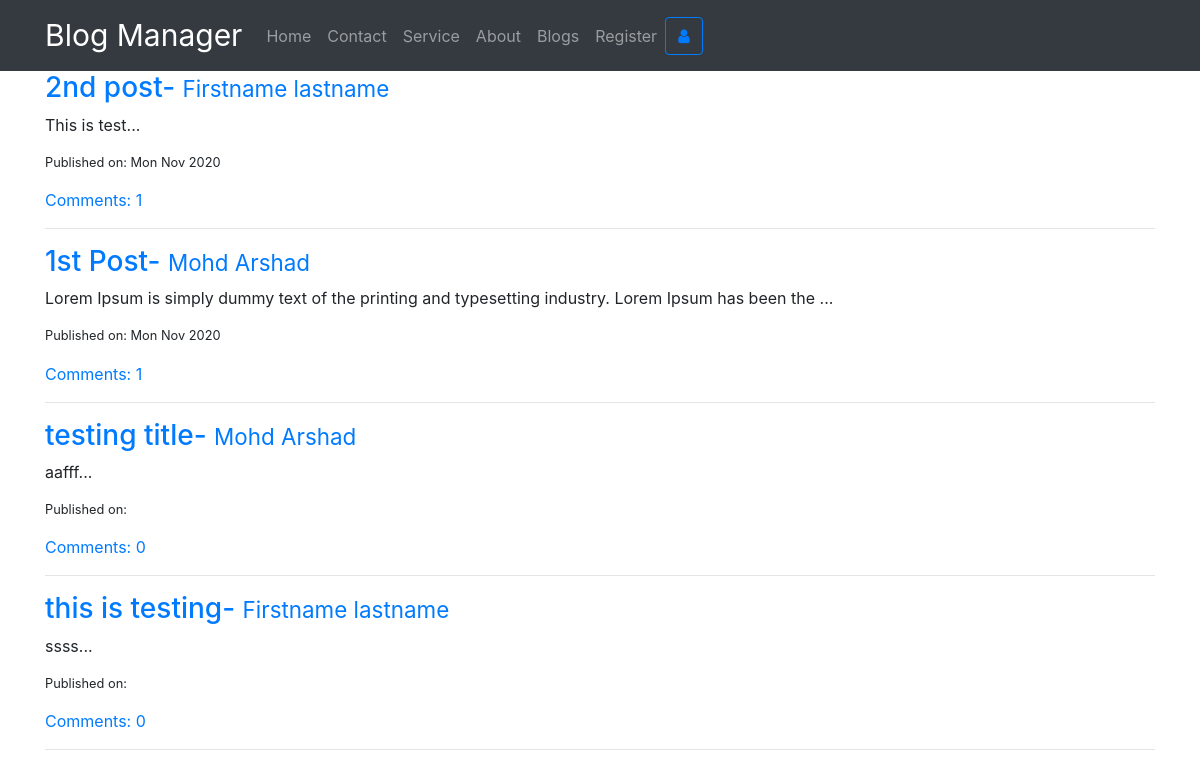
Screenshot of /blog/ with the database file from the repository.
### Myapp/models.py (models this page shows, shortened)
class Posting(models.Model):
    title = models.CharField(max_length=255)
    author = models.ForeignKey(User, on_delete=models.CASCADE)
    text = models.TextField()
    created_date = models.DateTimeField(default=timezone.now)
    published_date = models.DateTimeField(blank=True, null=True)
    def approve_comments(self):
        return self.comments.filter(approved_comment=True)
    def snippet(self):
        return self.text[:100] + '...'

### Myapp/views.py (the view)
# urls.py: path('blog/', PostHomeView.as_view(), name='post_list_blog'),
class PostHomeView(ListView):
    model = Posting
    template_name= 'post_list.html'
    ordering = ['-published_date']

### templates/post_list.html
{% extends 'layout.html' %} {% block body %}
<div class="container">
    <div class="centerstage">
        {% for post in object_list %}
        <h3><a href="{% url 'Myapp:post_detail_blog' pk=post.pk %}">{{ post.title }}- <small>{{post.author.first_name}} {{post.author.last_name}}</small></a></h3>
        <p>{{post.snippet}}</p>
        <div class="date">
            <small><p>Published on: {{ post.published_date|date:"D M Y"}}</p></small>
        </div>
        <a href="{% url 'Myapp:post_detail_blog' pk=post.pk %}">Comments: {{ post.approve_comments.count }}</a> <br/>
        <hr>{% endfor %}
    </div>
</div>
{% endblock %}

### templates/layout.html (shortened to what this page needs)
<!doctype html>
<html lang="en">
<head>
    {% load static %}
    <link rel="stylesheet" href="blog.css">
    <link href="https://maxcdn.bootstrapcdn.com/font-awesome/4.7.0/css/font-awesome.min.css" rel="stylesheet">
    <link rel="stylesheet" href="https://stackpath.bootstrapcdn.com/bootstrap/4.3.1/css/bootstrap.min.css">
    <link href="//maxcdn.bootstrapcdn.com/bootstrap/4.0.0/css/bootstrap.min.css" rel="stylesheet" id="bootstrap-css">
    <link rel="stylesheet" href="https://cdnjs.cloudflare.com/ajax/libs/font-awesome/5.15.1/css/brands.min.css">
    <nav class="navbar navbar-expand-lg navbar-dark bg-dark">
        <div class="container">
            <div class="navbar-nav align-items-center">
                <a class="navbar-brand" href="/" style="font-size: 30px">Blog Manager</a>
                <div class="collapse navbar-collapse" id="navbarSupportedContent">
                    <a class="nav-link" href="/">Home <span class="sr-only">(current)</span></a>
                    <a class="nav-link" href="{% url 'Myapp:contact' %}">Contact</a>
                    <a class="nav-link" href="{% url 'Myapp:service' %}">Service</a>
                    <a class="nav-link" href="{% url 'Myapp:about' %}">About</a>
                    <a class="nav-link" href="{% url 'Myapp:post_list_blog' %}">Blogs</a> {% if user.is_authenticated %}
                    <a class="nav-item nav-link" href="{% url 'Myapp:post_new_blog' %}">New Post</a>
                    <a class="nav-item nav-link" href="{% url 'Myapp:post_draft_list' %}">Drafts</a>
                    <a class="btn btn-outline-primary" href="{% url 'Myapp:logout' %}">{{user}} Logout</a> {% else %}
                    <a class="nav-link" href="{% url 'Myapp:register' %}">Register</a>
                    <a class="btn btn-outline-primary" href="{% url 'Myapp:login' %}"> <span class="fa fa-user" aria-hidden="true"></span></a> {%endif%}
                </div>
    </nav>
     {% block body %} {% endblock %}

### static/css/blog.css (style rules this page uses)
.centerstage { margin-left: auto; margin-right: auto; }

### templates/layout.html (style rules this page uses)
*, *:before, *:after { box-sizing: border-box; }
html { font-size: 100%; }

### rows the page displays
Posting: title "2nd post", author.first_name "Firstname", author.last_name "lastname", snippet "This is test...", published_date "Mon Nov 2020", approve_comments.count "1"
Posting: title "1st Post", author.first_name "Mohd", author.last_name "Arshad", snippet "Lorem Ipsum is simply dummy text of the printing and typesetting industry. Lorem Ipsum has been the ...", published_date "Mon Nov 2020", approve_comments.count "1"
Posting: title "testing title", author.first_name "Mohd", author.last_name "Arshad", snippet "aafff...", approve_comments.count "0"
Posting: title "this is testing", author.first_name "Firstname", author.last_name "lastname", snippet "ssss...", approve_comments.count "0"
